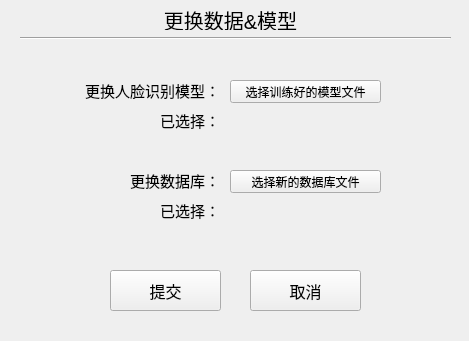
<?xml version="1.0" encoding="UTF-8"?>
<ui version="4.0">
 <class>Form</class>
 <widget class="QWidget" name="Form">
  <property name="geometry">
   <rect>
    <x>0</x>
    <y>0</y>
    <width>469</width>
    <height>341</height>
   </rect>
  </property>
  <property name="windowTitle">
   <string>更换数据&amp;模型</string>
  </property>
  <widget class="QLabel" name="label">
   <property name="geometry">
    <rect>
     <x>0</x>
     <y>10</y>
     <width>461</width>
     <height>20</height>
    </rect>
   </property>
   <property name="font">
    <font>
     <pointsize>15</pointsize>
    </font>
   </property>
   <property name="text">
    <string>更换数据&amp;模型</string>
   </property>
   <property name="alignment">
    <set>Qt::AlignCenter</set>
   </property>
  </widget>
  <widget class="Line" name="line">
   <property name="geometry">
    <rect>
     <x>20</x>
     <y>30</y>
     <width>431</width>
     <height>16</height>
    </rect>
   </property>
   <property name="orientation">
    <enum>Qt::Horizontal</enum>
   </property>
  </widget>
  <widget class="QLabel" name="lb_C12_DBName">
   <property name="geometry">
    <rect>
     <x>160</x>
     <y>200</y>
     <width>291</width>
     <height>20</height>
    </rect>
   </property>
   <property name="font">
    <font>
     <pointsize>11</pointsize>
    </font>
   </property>
   <property name="text">
    <string>已选择：</string>
   </property>
   <property name="alignment">
    <set>Qt::AlignLeading|Qt::AlignLeft|Qt::AlignVCenter</set>
   </property>
  </widget>
  <widget class="QLabel" name="label_3">
   <property name="geometry">
    <rect>
     <x>120</x>
     <y>170</y>
     <width>100</width>
     <height>20</height>
    </rect>
   </property>
   <property name="font">
    <font>
     <pointsize>11</pointsize>
    </font>
   </property>
   <property name="text">
    <string>更换数据库：</string>
   </property>
   <property name="alignment">
    <set>Qt::AlignRight|Qt::AlignTrailing|Qt::AlignVCenter</set>
   </property>
  </widget>
  <widget class="QLabel" name="label_4">
   <property name="geometry">
    <rect>
     <x>79</x>
     <y>80</y>
     <width>141</width>
     <height>20</height>
    </rect>
   </property>
   <property name="font">
    <font>
     <pointsize>11</pointsize>
    </font>
   </property>
   <property name="text">
    <string>更换人脸识别模型：</string>
   </property>
   <property name="alignment">
    <set>Qt::AlignRight|Qt::AlignTrailing|Qt::AlignVCenter</set>
   </property>
  </widget>
  <widget class="QPushButton" name="bt_C12_ChooseH5">
   <property name="geometry">
    <rect>
     <x>230</x>
     <y>80</y>
     <width>151</width>
     <height>23</height>
    </rect>
   </property>
   <property name="text">
    <string>选择训练好的模型文件</string>
   </property>
  </widget>
  <widget class="QPushButton" name="bt_C12_Submit">
   <property name="geometry">
    <rect>
     <x>110</x>
     <y>270</y>
     <width>111</width>
     <height>41</height>
    </rect>
   </property>
   <property name="font">
    <font>
     <pointsize>12</pointsize>
    </font>
   </property>
   <property name="text">
    <string>提交</string>
   </property>
  </widget>
  <widget class="QPushButton" name="bt_C12_Cancel">
   <property name="geometry">
    <rect>
     <x>250</x>
     <y>270</y>
     <width>111</width>
     <height>41</height>
    </rect>
   </property>
   <property name="font">
    <font>
     <pointsize>12</pointsize>
    </font>
   </property>
   <property name="text">
    <string>取消</string>
   </property>
  </widget>
  <widget class="QPushButton" name="bt_C12_ChooseDB">
   <property name="geometry">
    <rect>
     <x>230</x>
     <y>170</y>
     <width>151</width>
     <height>23</height>
    </rect>
   </property>
   <property name="text">
    <string>选择新的数据库文件</string>
   </property>
  </widget>
  <widget class="QLabel" name="lb_C12_H5Name">
   <property name="geometry">
    <rect>
     <x>160</x>
     <y>110</y>
     <width>291</width>
     <height>20</height>
    </rect>
   </property>
   <property name="font">
    <font>
     <pointsize>11</pointsize>
    </font>
   </property>
   <property name="text">
    <string>已选择：</string>
   </property>
   <property name="alignment">
    <set>Qt::AlignLeading|Qt::AlignLeft|Qt::AlignVCenter</set>
   </property>
  </widget>
  <widget class="QLabel" name="lb_C12_reminder">
   <property name="geometry">
    <rect>
     <x>13</x>
     <y>240</y>
     <width>441</width>
     <height>20</height>
    </rect>
   </property>
   <property name="text">
    <string/>
   </property>
   <property name="alignment">
    <set>Qt::AlignCenter</set>
   </property>
  </widget>
 </widget>
 <resources/>
 <connections/>
</ui>
